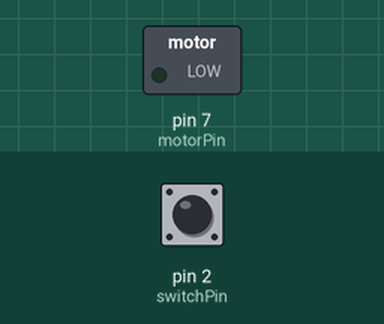
Recording of a sketch running on a simulated Arduino Uno, built with avr-gcc and run on an emulated ATmega328P. Shown: switched loads named in the sketch (green lamp = pin HIGH). The test bench sets the inputs (shaded band); at power-on: pin 2 (switchPin) LOW.

Above: at 1.2 s.
1.3 s: pin 2 (switchPin) pulled HIGH for 0.15 s
At 1.37 s:
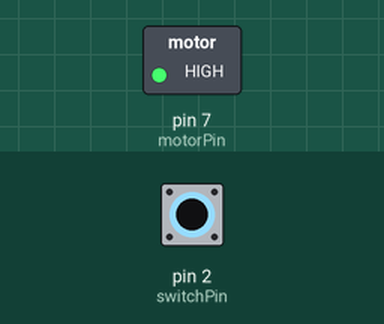
2.9 s: pin 2 (switchPin) pulled HIGH for 3.2 s
At 6.9 s:
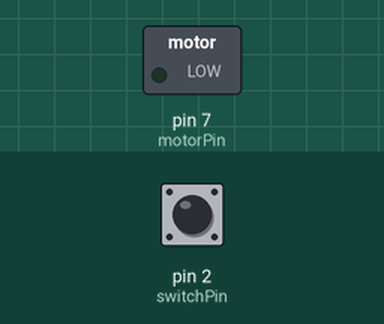
Timing chart, 0 to 8.4 s (numbered marks = the images above; inputs shaded):
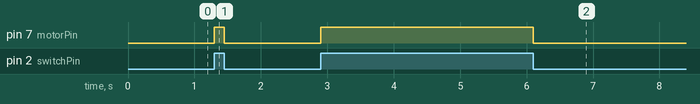

The sketch:

motor01.ino
```cpp
const int motorPin = 7;
const int switchPin = 2;
int switchState = 0;

void setup() {
  pinMode(7, OUTPUT);
  pinMode(2, INPUT);
 // Serial.begin(9600);
}

void loop() {
  switchState = digitalRead(switchPin);
  if(switchState == 1){
/*    Serial.print("Switch State: ");
    Serial.println(switchState); */
    digitalWrite(motorPin, HIGH);
  } else {
    digitalWrite(motorPin, LOW);
   /* Serial.print("Switch State: ");
    Serial.println(switchState);*/
  }
}
```

Measured:
- after the input at 1.3 s, pin 7 (motorPin): LOW → HIGH at once, → LOW 0.15 s later
- after the input at 2.9 s, pin 7 (motorPin): LOW → HIGH at once, → LOW 3.2 s later
